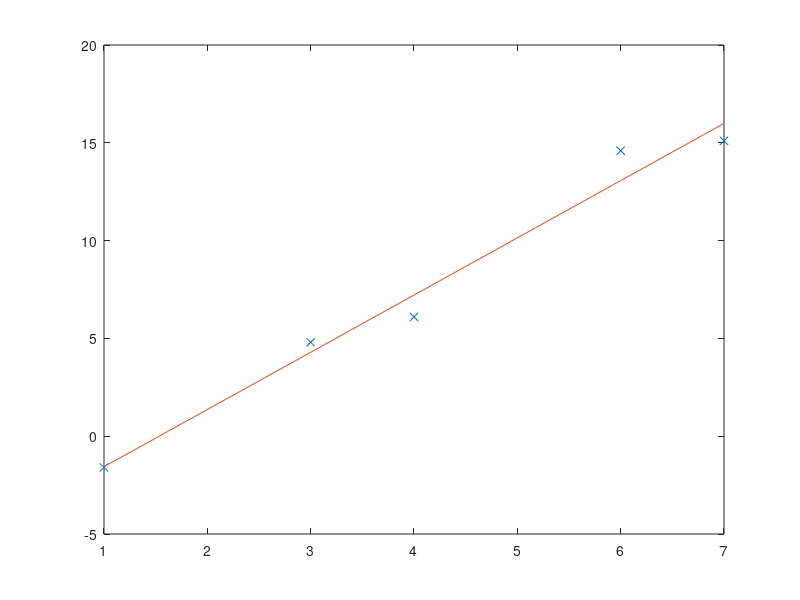

Write MATLAB code to recreate this figure.
%% Clean up
clc % vide ligne de commande
clear all % vide workspace
close all % vide fenetres et graphiques

%% Probleme 9

xn = [ 1.0 3.0 4.0 6.0 7.0 ];
yn = [ -1.6 4.8 6.1 14.6 15.1 ];

M = 2;

phi1 = ones(size(xn))';
phi2 = xn';

P = [ phi1 phi2 ;];
A = pinv(P)*yn';

x = linspace(0, 15.1);
g = A(2).*xn + A(1);

figure
plot(xn, yn, 'x')
hold on
plot(xn, g)
hold off

% Erreur quadratique
E = sum((g-yn).^2)

% RMSE
errr_rms = sqrt(mean((g-yn).*(g-yn)))

% Correlation
y_mean = mean(yn)
R_2 = (sum((g - y_mean).^2)) / ( sum((yn - y_mean).^2) )
